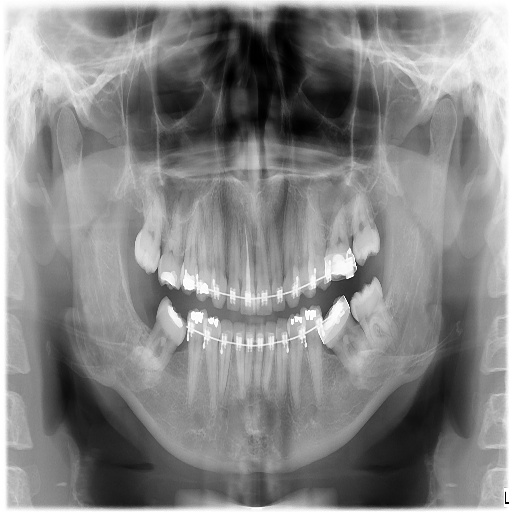
%> input picture Experiment_12/Inputs/images/Head_CT.png, 512 x 512 px
$ octave --eval "task_12_4_why_mse_fails_multimodal;"   (GNU Octave 9; MATLAB toolbox functions it lacks are replaced by stand-ins)
%> lines starting %> are read from the running program, lines starting %| are printed output that depends on the picture; in (x1, y1, x2, y2) boxes, pixels count from 0 and x2, y2 are one past the last pixel; in counts of white or black regions, pixels touching at a corner belong together; the program's own positions count from 1
%% Task 12.4: Why Mean Squared Error (MSE) Fails on Multi-Modal Scans
% Course: Medical Image Processing (BMI-701) | Riphah International University
% Student: Muhammad Ikrama (Reg ID: 60140)
% Instructor: Engr. Rana Talha Khalid

function task_12_4_why_mse_fails_multimodal()
    fprintf('\n==========================================================================================\n');
    fprintf('TASK 12.4: WHY MEAN SQUARED ERROR (MSE) FAILS ON MULTI-MODAL SCANS (GRID SWEEP) (MATLAB)\n');
    fprintf('==========================================================================================\n');

    scriptDir = fileparts(mfilename('fullpath'));
    inDir = fullfile(scriptDir, '..', 'Inputs', 'images');
    outDir = fullfile(scriptDir, '..', 'Outputs', 'MATLAB');
    tableDir = fullfile(scriptDir, '..', 'Tables');
    if ~exist(outDir, 'dir'), mkdir(outDir); end
    if ~exist(tableDir, 'dir'), mkdir(tableDir); end

    ct = imread(fullfile(inDir, 'Head_CT.png'));
%> ct is the input picture: size 512x512x3 uint8; min 0, max 255, mean 134.8
    if size(ct, 3) == 3, ct = rgb2gray(ct); end
    ctD = double(ct);
    [H, W] = size(ct);
%> H = 512; W = 512

    % Simulate multi-modal inverted contrast MRI
    sim_mri = zeros(H, W);
    tissue = ctD > 15;
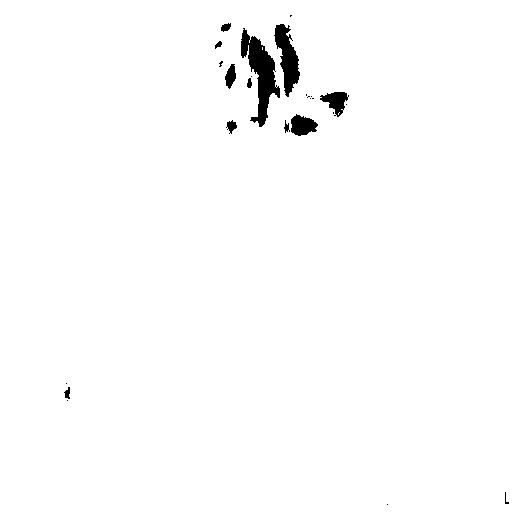
%> tissue: size 512x512 logical; 98.5% white; 25 black regions (14 under 20 px), largest, box (x1, y1, x2, y2) and area: (241, 28, 280, 127) 1581, (274, 24, 300, 97) 966, (291, 114, 318, 136) 407
    sim_mri(tissue) = 235.0 - (ctD(tissue) * 0.85);
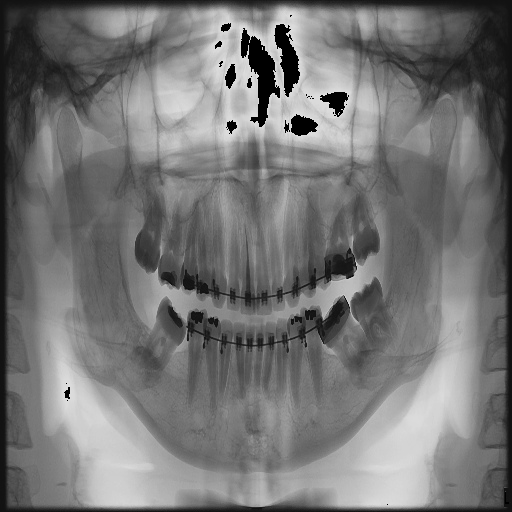
%> sim_mri: size 512x512 double; min 0, max 221.4, mean 117
    brain_region = (ctD > 25) & (ctD < 170);
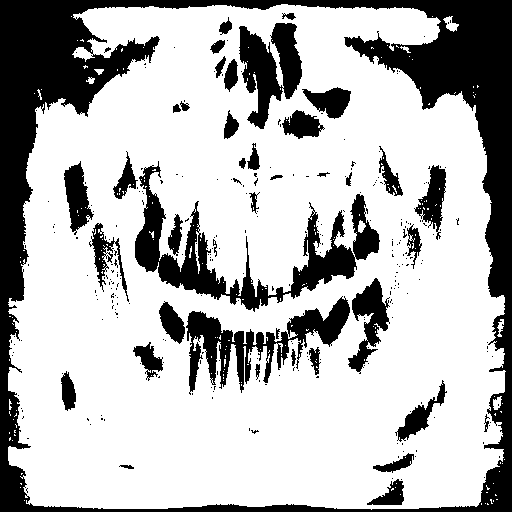
%> brain_region: size 512x512 logical; 71.8% white; 291 black regions (249 under 20 px), largest, box (x1, y1, x2, y2) and area: (0, 0, 512, 512) 43011, (135, 161, 380, 312) 8571, (186, 296, 350, 395) 5093
    sim_mri(brain_region) = 180.0 - (ctD(brain_region) - 70) * 0.4;
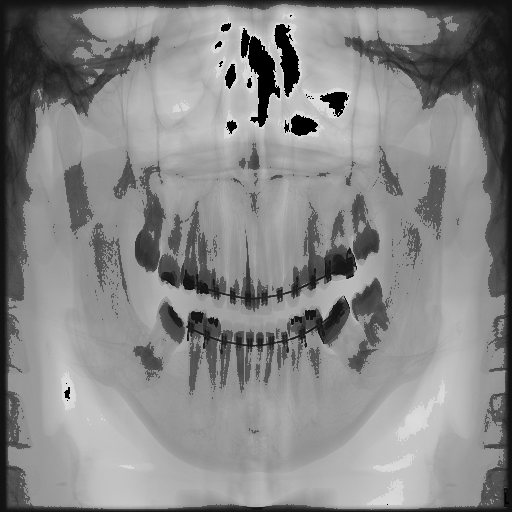
%> sim_mri: size 512x512 double; min 0, max 221.4, mean 135
    sim_mri = uint8(max(0, min(255, sim_mri)));
%> sim_mri: size 512x512 uint8

    tx_range = -20:1:20;
    numT = length(tx_range);
    results = cell(numT, 4);

    for idx = 1:numT
        tx = tx_range(idx);
        % Shift sim_mri by tx
        shifted_mri = imtranslate(sim_mri, [tx, 0], 'FillValues', 0);

        mse = mean((ctD(:) - double(shifted_mri(:))).^2);
        mi = compute_mi_local(ct, shifted_mri);

        status = '';
        if tx == 0, status = 'True Alignment (Global MI Peak)'; end

        results{idx, 1} = tx;
        results{idx, 2} = round(mse, 2);
        results{idx, 3} = round(mi, 4);
        results{idx, 4} = status;
    end
%> this loop made 41 passes
%> (mse, mi) on passes 1 to 12: (10095, 0.715), (10104.8, 0.746), (10114.7, 0.779), (10122.8, 0.815), (10129.2, 0.854), (10134, 0.896), (10138.4, 0.94), (10141.8, 0.989), (10145.5, 1.04), (10147.1, 1.1), (10146.5, 1.16), (10145.2, 1.24)
%> pass 1, in task_12_4_why_mse_fails_multimodal, `shifted_mri = imtranslate(sim_mri, [tx, 0], 'FillValues', 0);`:
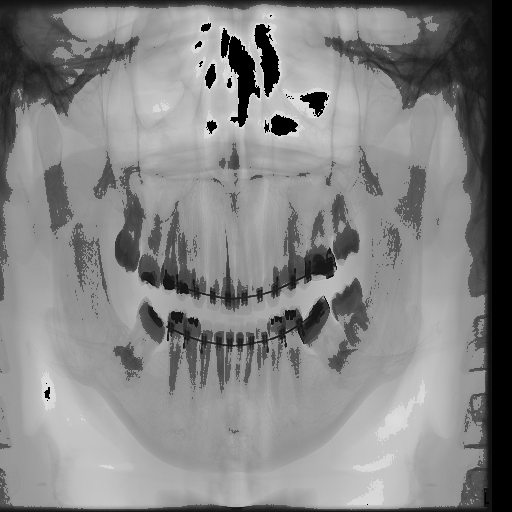
%> shifted_mri: size 512x512 uint8; min 0, max 221, mean 132.7
%> pass 1, in compute_mi_local, `m_idx = min(bins, floor(movingD / 256 * bins) + 1);`:
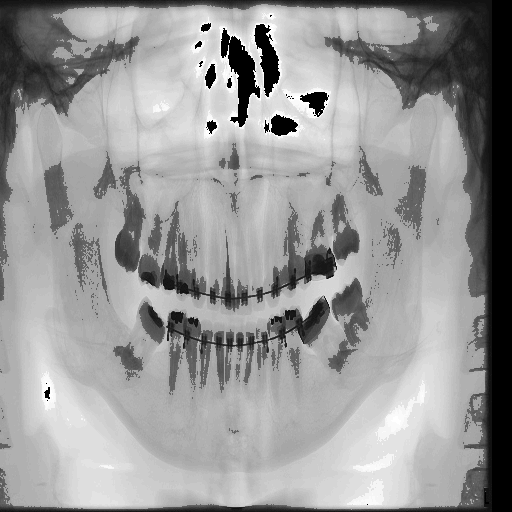
%> m_idx: size 512x512 double; min 1, max 56, mean 33.8; drawn with min black and max white
%> after the loop, results = 164 items

%> the run ends on the next line
    t = cell2table(results, 'VariableNames', {'Translation_tx_px', 'Mean_Squared_Error_MSE', 'Mutual_Information_MI', 'Alignment_Status'});
% [27 lines not run here, left out]
function mi = compute_mi_local(fixed, moving)
    fixedD = double(fixed); movingD = double(moving);
    bins = 64;
    f_idx = min(bins, floor(fixedD / 256 * bins) + 1);
    m_idx = min(bins, floor(movingD / 256 * bins) + 1);
    h2d = accumarray([f_idx(:), m_idx(:)], 1, [bins, bins]);
    pxy = h2d / sum(h2d(:));
    px = sum(pxy, 2);
    py = sum(pxy, 1);
    [Xb, Yb] = meshgrid(py, px);
    prod_p = Xb .* Yb;
    nz = (pxy > 0) & (prod_p > 0);
    mi = sum(pxy(nz) .* log2(pxy(nz) ./ prod_p(nz)));
end

$ run again, with Experiment_12/Inputs/images/Brain_MRI.png copied over Experiment_12/Inputs/images/Head_CT.png
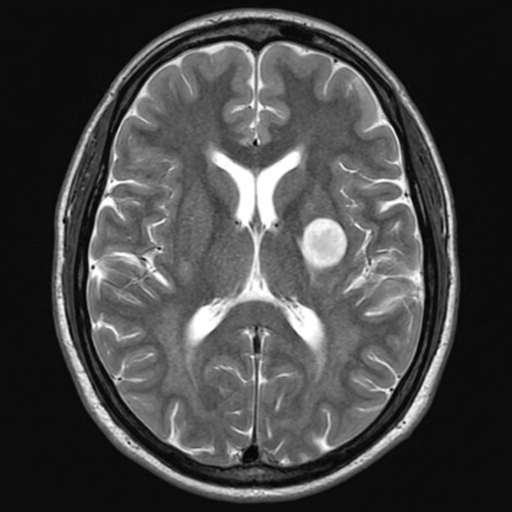
%> input picture Experiment_12/Inputs/images/Brain_MRI.png, 512 x 512 px
%> in task_12_4_why_mse_fails_multimodal, ct is the input picture: size 512x512 uint8; min 0, max 255, mean 69.9
%> in task_12_4_why_mse_fails_multimodal, `tissue = ctD > 15;`:
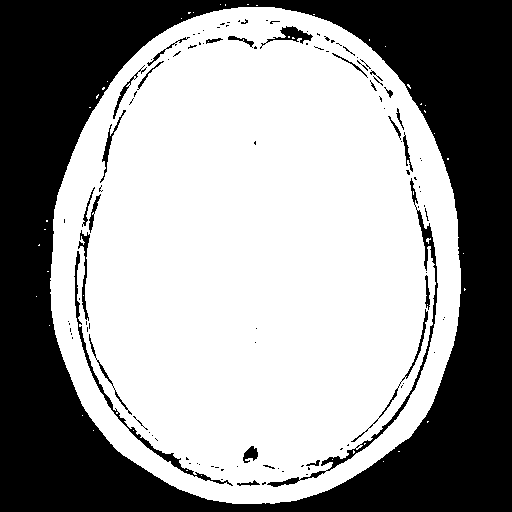
%> tissue: size 512x512 logical; 59.9% white; 113 black regions (85 under 20 px), largest, box (x1, y1, x2, y2) and area: (0, 0, 512, 512) 99292, (267, 178, 438, 487) 1533, (74, 251, 233, 486) 1083
%> brain_region: size 512x512 logical; 50.4% white; 173 black regions (114 under 20 px), largest, box (x1, y1, x2, y2) and area: (0, 0, 512, 512) 100170, (74, 25, 438, 487) 9873, (188, 150, 323, 350) 5964
%> the loop in task_12_4_why_mse_fails_multimodal, `for idx = 1:numT` made 41 passes
%> (mse, mi) on passes 1 to 8: (5741.1, 0.564), (5729.4, 0.577), (5721.9, 0.593), (5711.7, 0.611), (5695.8, 0.629), (5676.3, 0.65), (5658, 0.672), (5644.1, 0.695)
%> pass 1, in compute_mi_local, `m_idx = min(bins, floor(movingD / 256 * bins) + 1);`:
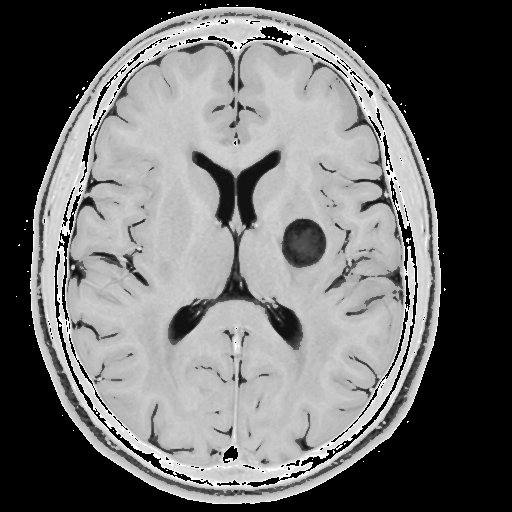
%> m_idx: size 512x512 double; min 1, max 56, mean 24.3; drawn with min black and max white
%> after the loop in task_12_4_why_mse_fails_multimodal, `for idx = 1:numT`: results = 164 items

$ run again, with Experiment_12/Inputs/images/Chest_Xray.png copied over Experiment_12/Inputs/images/Head_CT.png
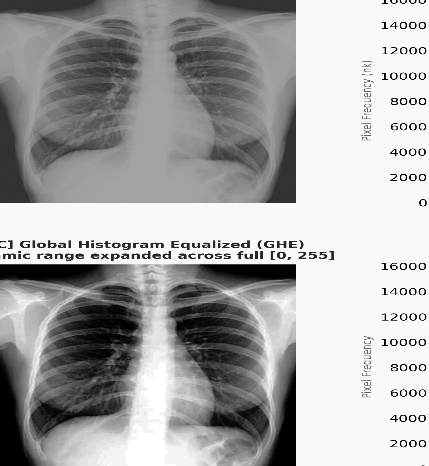
%> input picture Experiment_12/Inputs/images/Chest_Xray.png, 429 x 466 px
%> in task_12_4_why_mse_fails_multimodal, ct is the input picture: size 466x429x3 uint8; min 0, max 255, mean 168.1
%> ct: size 466x429 uint8
%> in task_12_4_why_mse_fails_multimodal, `tissue = ctD > 15;`:
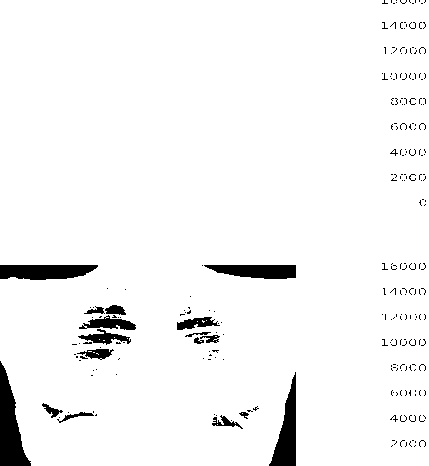
%> tissue: size 466x429 logical; 95.8% white; 250 black regions (233 under 20 px), largest, box (x1, y1, x2, y2) and area: (0, 361, 31, 466) 1685, (269, 372, 296, 466) 1244, (0, 265, 98, 280) 1230
%> brain_region: size 466x429 logical; 47.3% white; 484 white regions (422 under 20 px), largest, box (x1, y1, x2, y2) and area: (0, 0, 296, 203) 60088, (0, 264, 158, 466) 15677, (163, 264, 296, 466) 15485
%> the loop in task_12_4_why_mse_fails_multimodal, `for idx = 1:numT` made 41 passes
%> (mse, mi) on passes 1 to 8: (24596.2, 0.92), (24556.5, 0.954), (24546.1, 0.97), (24549.4, 0.998), (24576.4, 1.03), (24576.4, 1.08), (24535.7, 1.11), (24510, 1.15)
%> pass 1, in compute_mi_local, `m_idx = min(bins, floor(movingD / 256 * bins) + 1);`:
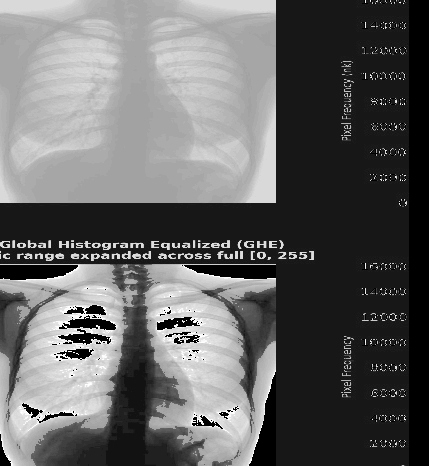
%> m_idx: size 466x429 double; min 1, max 56, mean 22.6; drawn with min black and max white
%> after the loop in task_12_4_why_mse_fails_multimodal, `for idx = 1:numT`: results = 164 items
